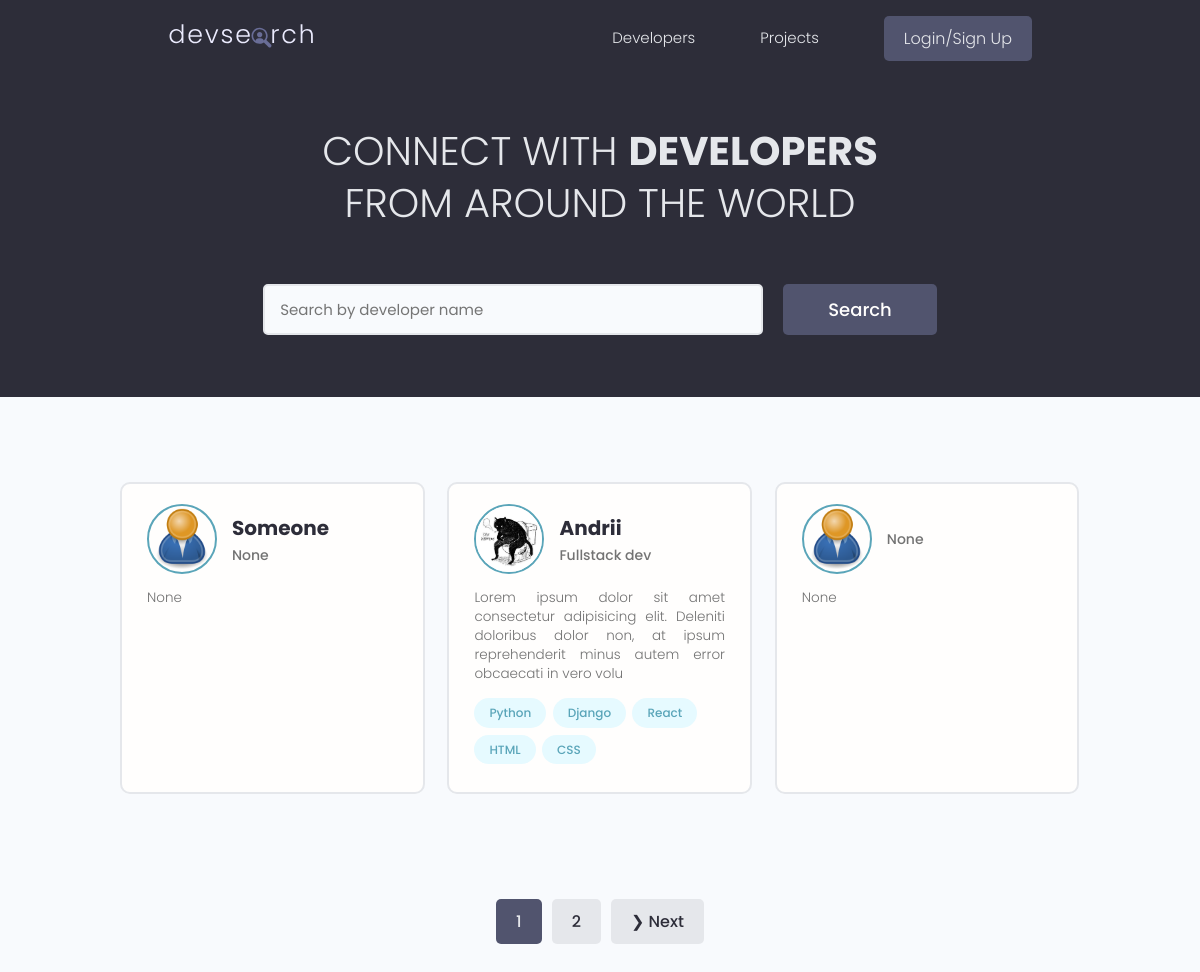
The app's page /, older data.
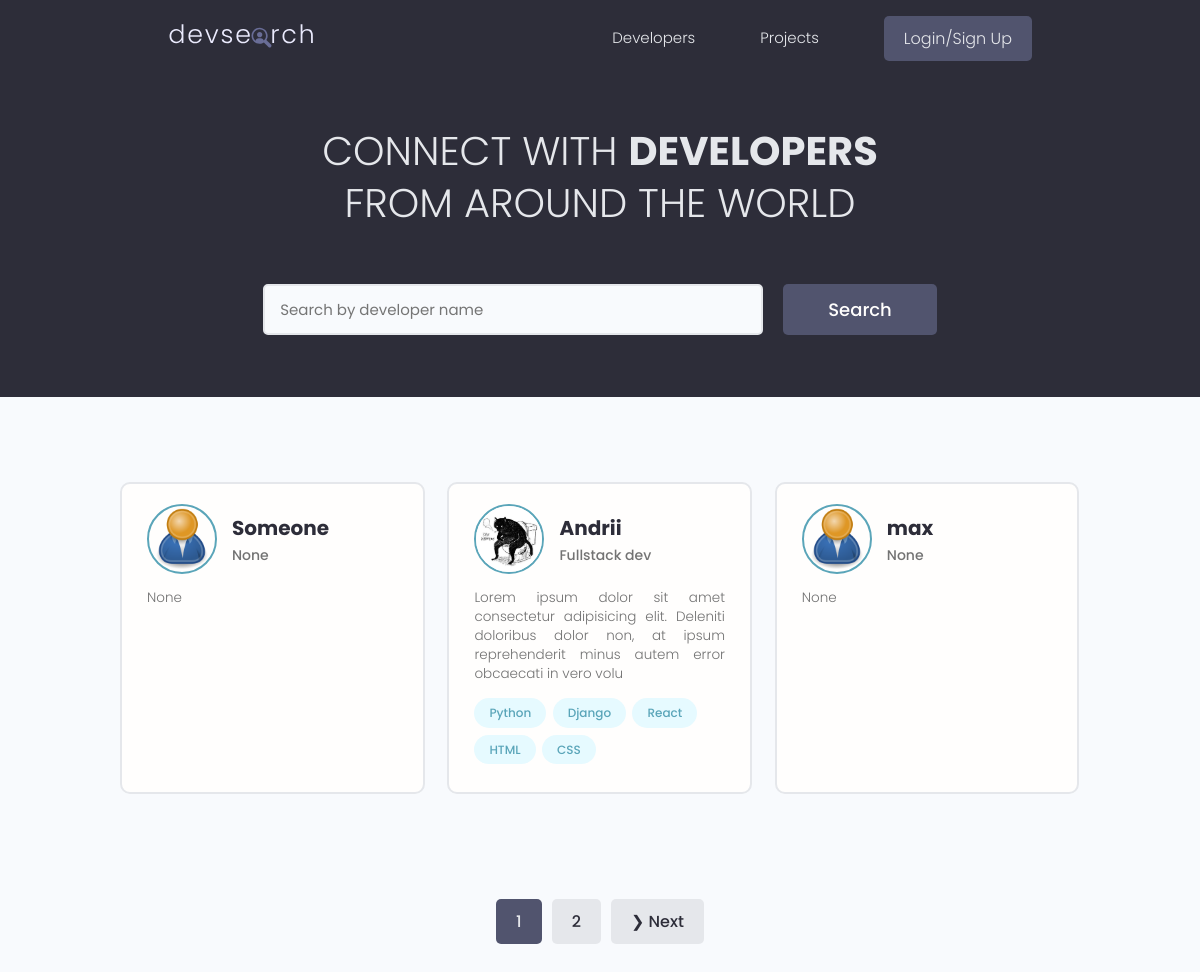
The same page, newer data.
### users/models.py (models this page shows, shortened)
class Profile(models.Model):
    user = models.OneToOneField(User, on_delete=models.CASCADE, null=True, blank=True)
    name = models.CharField(max_length=200, blank=True, null=True)
    email = models.EmailField(max_length=500, blank=True, null=True)
    username = models.CharField(max_length=200, blank=True, null=True)
    location = models.CharField(max_length=200, blank=True, null=True)
    short_intro = models.CharField(max_length=200, blank=True, null=True)
    bio = models.TextField(blank=True, null=True)
    profile_image = models.ImageField(null=True, blank=True, upload_to='profiles/', default="profiles/user-default.png")
    social_github = models.CharField(max_length=200, blank=True, null=True)
    social_twitter = models.CharField(max_length=200, blank=True, null=True)
    social_linkedin = models.CharField(max_length=200, blank=True, null=True)
    social_youtube = models.CharField(max_length=200, blank=True, null=True)
    social_website = models.CharField(max_length=200, blank=True, null=True)
    created=models.DateTimeField(auto_now_add=True)
    id = models.UUIDField(default=uuid.uuid4,unique=True,primary_key=True,editable=False)

class Skill(models.Model):
    owner=models.ForeignKey(Profile, on_delete=models.CASCADE, null=True, blank=True)
    name=models.CharField(max_length=200, blank=True, null=True)
    description=models.TextField(null=True, blank=True)
    created=models.DateTimeField(auto_now_add=True)
    id = models.UUIDField(default=uuid.uuid4,unique=True,primary_key=True,editable=False)
    def __str__(self):
        return self.name

### users/views.py (the view)
# urls.py: path('',views.profiles,name='profiles'),
def profiles(request):
    profiles,search_query=searchProfiles(request)
    custom_range,profiles=paginationProfiles(request,profiles,3)
    context={'profiles':profiles, 'search_query':search_query, 'custom_range':custom_range}
    return render(request, 'users/profiles.html',context)

### users/utils.py (called while the page is built)
def paginationProfiles(request, profiles,results):
    page = request.GET.get('page',1)
    paginator = Paginator(profiles, results)
    try:
        profiles = paginator.page(page)
    except PageNotAnInteger:
        profiles = paginator.page(1)
    except EmptyPage:
        profiles = paginator.page(paginator.num_pages)
    leftIndex = (int(page)-1)
    page = int(page) if page else 1
    leftIndex = max(1, page - 1)
    rightIndex = min(page + 1, paginator.num_pages)
    custom_range = range(leftIndex, rightIndex + 1)
    return custom_range, profiles

def searchProfiles(request):
    search_query= ''
    if request.GET.get('search_query'):
        search_query=request.GET.get('search_query')
    skills=Skill.objects.filter(Q(name__icontains=search_query) | Q(description__icontains=search_query))
    profiles=Profile.objects.distinct().filter(Q(name__icontains=search_query) | Q(short_intro__icontains=search_query)
                                    | Q(skill__in=skills))
    return profiles,search_query

### users/templates/users/profiles.html (shortened to what this page needs)
{% extends 'main.html' %}
{% block content %}
 <main class="home">
    <section class="hero-section text-center">
      <div class="container container--narrow">
        <div class="hero-section__box">
          <h2>CONNECT WITH <span>DEVELOPERS</span></h2>
          <h2>FROM AROUND THE WORLD</h2>
        </div>
        <div class="hero-section__search">
          <form class="form" action="{% url 'profiles' %}" method="get">
            <div class="form__field">
              <input class="input input--text" id="formInput#search" type="text" name="search_query"
                value = '{{search_query}}'placeholder="Search by developer name" />
            </div>
            <input class="btn btn--sub btn--lg" type="submit" value="Search" />
          </form>
        </div>
      </div>
    </section>
    <section class="devlist">
      <div class="container">
        <div class="grid grid--three">
        {% for profile in profiles %}
          <div class="column card">
            <div class="dev">
              <a href="{% url 'user-profile' profile.id %}" class="card__body">
                <div class="dev__profile">
                  <img class="avatar avatar--md" src="{{ profile.profile_image.url }}" alt="image" />
                  <div class="dev__meta">
                    <h3>{{ profile.name }}</h3>
                    <h5>{{ profile.short_intro|slice:"60" }}</h5>
                  </div>
                </div>
                <p class="dev__info">
                  {{ profile.bio|slice:"150" }}
                </p>
                <div class="dev__skills">
                    {% for skill in profile.skill_set.all|slice:"5" %}
                  <span class="tag tag--pill tag--main">
                    <small>{{skill}}</small>
                  </span>
                  {% endfor %}
                </div>
              </a>
            </div>
          </div>
         {% endfor %}
        </div>
      </div>
    </section>
    {% include 'pagination.html' with queryset=profiles custom_range=custom_range %}
  </main>
{% endblock %}

Row changes from the older to the newer data that the page shows:
no longer on this page (row unchanged): Profile: profile_image (placeholder picture), short_intro "None", bio "None"
added Profile: profile_image (placeholder picture), name "max", short_intro "None", bio "None"
